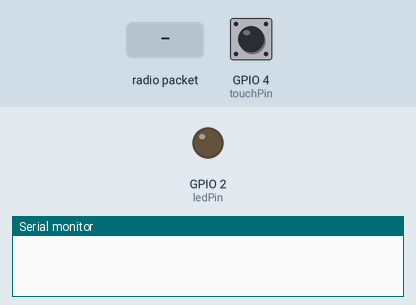
Recording of a sketch running on a simulated ESP32. On the bench: output pins drawn as LEDs (lit = HIGH), the last lines printed to the serial monitor. The test bench sets the inputs (shaded band); at power-on: GPIO 4 (touchPin) HIGH.

Above: at 2.2 s.
2.3 s: GPIO 4 (touchPin) pulled LOW for 0.15 s
At 2.7 s:
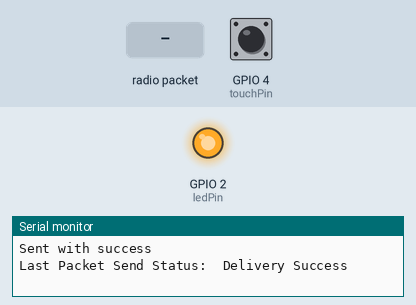
4.8 s: radio packet "1" arrives
At 5.6 s:
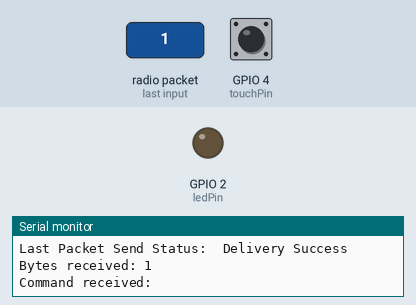
Timing chart, 0 to 7.8 s (numbered marks = the images above; inputs shaded):
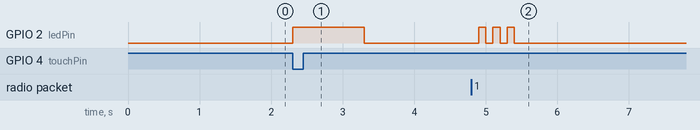

Measured:
- after the input at 2.3 s, GPIO 2 (ledPin): LOW → HIGH at once, → LOW 1.0 s later
- after the input at 4.8 s, GPIO 2 (ledPin): alternates HIGH for 0.10 s and LOW for 0.10 s, 6 changes in all, then stays LOW, starting after 0.10 s

The sketch:

ESPNOW_send.ino
```cpp
// This is ESP32 dani: D4:D4:DA:5E:23:A8	0xD4, 0xD4, 0xDA, 0x5E, 0x23, 0xA8

#include <esp_now.h>
#include <WiFi.h>

const int touchPin = 4;
const int ledPin = 2;

// change with your threshold value
const int threshold = 20;
// variable for storing the touch pin value
int touchValue;

// REPLACE WITH THE MAC Address of your receiver
uint8_t broadcastAddress[] = {0x48, 0xE7, 0x29, 0xB5, 0xAB, 0x64}; // send tp ESP Sam

// Define variables to store incoming message
// String incomingBut;
// String incomingLed;
String LedCommand = "0";
String CompareBut = "0";
String CompareLed = "0";

// Variable to store if sending data was successful
String success;

//Structure example to send data
//Must match the receiver structure
typedef struct struct_message {
    String But = "0";
    String Led = "0";
} struct_message;

// Create a struct_message called message
struct_message sendmessage;

// Create a struct_message to hold incoming message
// struct_message incomingmessage;

esp_now_peer_info_t peerInfo;

// Callback when data is sent
void OnDataSent(const uint8_t *mac_addr, esp_now_send_status_t status) {
  Serial.print("\r\nLast Packet Send Status:\t");
  Serial.println(status == ESP_NOW_SEND_SUCCESS ? "Delivery Success" : "Delivery Fail");
  if (status ==0){
    success = "Delivery Success :)";
  }
  else{
    success = "Delivery Fail :(";
  }
}

// Callback when data is received
void OnDataRecv(const uint8_t * mac, const uint8_t *incomingData, int len) {
  memcpy(&LedCommand, incomingData, sizeof(LedCommand));
  Serial.print("Bytes received: ");
  Serial.println(len);
  Serial.print("Command received: ");
  Serial.println(LedCommand);
  digitalWrite(ledPin, LOW);
  delay(100);
  digitalWrite(ledPin, HIGH);
  delay(100);
  digitalWrite(ledPin, LOW);
  delay(100);
  digitalWrite(ledPin, HIGH);
  delay(100);
  digitalWrite(ledPin, LOW);
  delay(100);
  digitalWrite(ledPin, HIGH);
  delay(100);
  digitalWrite(ledPin, LOW);
}

void setup() {
  // Init Serial Monitor
  Serial.begin(115200);
  delay(1000);
  // give me time to bring up serial monitor
  // initialize the LED pin as an output:
  pinMode (ledPin, OUTPUT);

  // Set device as a Wi-Fi Station
  WiFi.mode(WIFI_STA);
  // Init ESP-NOW
  if (esp_now_init() != ESP_OK) {
    Serial.println("Error initializing ESP-NOW");
    return;
  }

  // Once ESPNow is successfully Init, we will register for Send CB to
  // get the status of Trasnmitted packet
  esp_now_register_send_cb(OnDataSent);

  // Register peer
  memcpy(peerInfo.peer_addr, broadcastAddress, 6);
  peerInfo.channel = 0;
  peerInfo.encrypt = false;

  // Add peer
  if (esp_now_add_peer(&peerInfo) != ESP_OK){
    Serial.println("Failed to add peer");
    return;
  }
  // Register for a callback function that will be called when data is received
  esp_now_register_recv_cb(OnDataRecv);
}

void loop() {
  // read the state of the pushbutton value:
  touchValue = touchRead(touchPin);
  if(LedCommand == "1" && touchValue < threshold){
    digitalWrite(ledPin, HIGH);
    sendmessage.But = "1";
    sendmessage.Led = "1";
  }
  if(LedCommand == "0" && touchValue < threshold){
    digitalWrite(ledPin, HIGH);
    sendmessage.But = "1";
    sendmessage.Led = "1";
  }
  if(LedCommand == "1" && touchValue > threshold){
    digitalWrite(ledPin, HIGH);
    sendmessage.But = "0";
    sendmessage.Led = "1";
  }
  if(LedCommand == "0" && touchValue > threshold){
    digitalWrite(ledPin, LOW);
    sendmessage.But = "0";
    sendmessage.Led = "0";
  }

  if(CompareBut != sendmessage.But || CompareLed != sendmessage.Led){
    // Send message via ESP-NOW
    esp_err_t result = esp_now_send(broadcastAddress, (uint8_t *) &sendmessage, sizeof(sendmessage));
    if (result == ESP_OK) {
      Serial.println("Sent with success");
      CompareBut = sendmessage.But;
      CompareLed = sendmessage.Led;
      digitalWrite(ledPin, HIGH);
      delay(500);
      digitalWrite(ledPin, LOW);
    }
    else {
      Serial.println("Error sending the data");
      digitalWrite(ledPin, HIGH);
      delay(200);
      digitalWrite(ledPin, LOW);
      delay(100);
      digitalWrite(ledPin, HIGH);
      delay(200);
      digitalWrite(ledPin, LOW);

    }
  }
}
```
